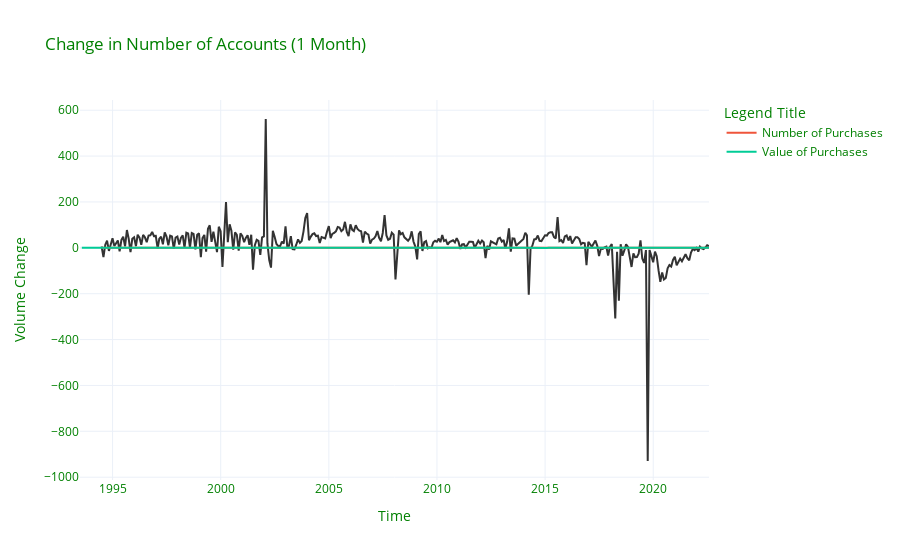

Here is the notebook cell this chart was saved with:
### Code cell
import plotly.graph_objects as go
plot = px.line(df_named,x='date',y='noacc_rate_of_change_1_month',title= 'Change in Number of Accounts (1 Month)',template='plotly_white')
plot.update_traces(line_color='#333333', line_width=2)
plot.update_layout(
    xaxis_title="Time",
    yaxis_title="Volume Change",
    legend_title="Legend Title",
    font=dict(
        size=12,
        color="Green"
    )
)
plot.add_trace(go.Scatter(x =df_named.date, y =df_named.nopur_rate_of_change_1_month, name='Number of Purchases',mode='lines'))
plot.add_trace(go.Scatter(x =df_named.date, y =df_named.valpur_rate_of_change_1_month, name='Value of Purchases',mode='lines'))
#plot.layout.yaxis.tickformat = ',.0%'
plot.show()

### Figure 1 — Plotly figure (JSON) as saved in the notebook; plotly's stock layout.template omitted (floating-point values rounded to 4 significant figures; data arrays with more than 128 entries replaced by an {"elided": "..."} marker saying what was removed)
{"data": [{"hovertemplate": "date=%{x}<br>noacc_rate_of_change_1_month=%{y}<extra></extra>", "legendgroup": "", "line": {"color": "#333333", "dash": "solid", "width": 2}, "marker": {"symbol": "circle"}, "mode": "lines", "name": "", "orientation": "v", "showlegend": false, "type": "scatter", "x": {"elided": "350 str values"}, "xaxis": "x", "y": {"elided": "350 float values"}, "yaxis": "y"}, {"mode": "lines", "name": "Number of Purchases", "type": "scatter", "x": {"elided": "350 str values"}, "y": {"elided": "350 float values"}}, {"mode": "lines", "name": "Value of Purchases", "type": "scatter", "x": {"elided": "350 str values"}, "y": {"elided": "350 float values"}}], "layout": {"font": {"color": "Green", "size": 12}, "legend": {"title": {"text": "Legend Title"}, "tracegroupgap": 0}, "title": {"text": "Change in Number of Accounts (1 Month)"}, "xaxis": {"anchor": "y", "domain": [0, 1], "title": {"text": "Time"}}, "yaxis": {"anchor": "x", "domain": [0, 1], "title": {"text": "Volume Change"}}}}
